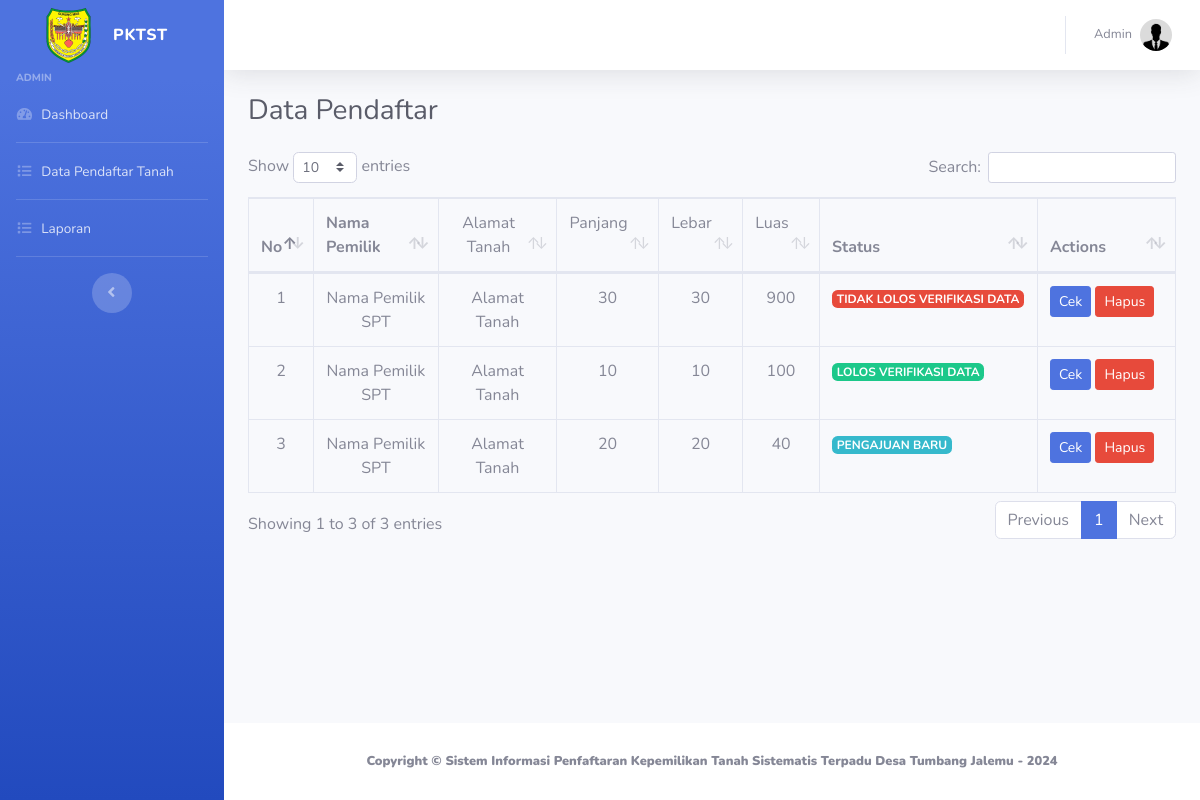
Page /admin/pendaftaran.php (signed in) on the committed database.
### tables this page shows
CREATE TABLE `verifikasi` (
  `id` int(11) NOT NULL,
  `nama_desa` varchar(45) NOT NULL,
  `nama_pemilik` varchar(45) NOT NULL,
  `tanggal_regis` date NOT NULL,
  `alamat_tanah` text NOT NULL,
  `panjang` int(50) NOT NULL,
  `lebar` int(50) NOT NULL,
  `luas` int(50) NOT NULL,
  `sertifikat` varchar(255) NOT NULL,
  `status` enum('Pengajuan Baru','Lolos Verifikasi','Tidak Lolos Verifikasi','Pendaftar Baru') NOT NULL DEFAULT 'Pendaftar Baru',
  `warga_id` int(11) NOT NULL,
  `tanggal_submit` timestamp NOT NULL DEFAULT current_timestamp() ON UPDATE current_timestamp(),
  `tanggal_verifikasi` date NOT NULL
);

### admin/pendaftaran_control.php (called while the page is built, shortened)
<?php
$all_warga = mysqli_query($koneksi, "SELECT warga.*, verifikasi.nama_desa,verifikasi.nama_pemilik,verifikasi.tanggal_regis,verifikasi.alamat_tanah,verifikasi.panjang,verifikasi.lebar,verifikasi.luas,verifikasi.sertifikat,verifikasi.status,verifikasi.warga_id,verifikasi.tanggal_submit,verifikasi.tanggal_verifikasi FROM warga, verifikasi WHERE warga.id = verifikasi.warga_id AND status<>'Pendaftar Baru' ORDER BY tanggal_submit DESC");
?>

### admin/pendaftaran.php (the view, shortened to what this page needs)
<?php include('../config/auto_load.php'); ?>
<?php include('pendaftaran_control.php'); ?>
<?php include('../template/header.php'); ?>
<div class="container-fluid">
  <h1 class="h3 mb-4 text-gray-800">Data Pendaftar</h1>
  <div class="row" id="overflow-x">
    <div class="col-md-12">
      <table id="data-tabel" class="table table-bordered table-hover" style="width:100%">
        <thead>
          <tr>
            <th align="center">No</th>
            <th align="center">Nama Pemilik</th>
            <td align="center">Alamat Tanah</td>
            <td align="center">Panjang</td>
            <td align="center">Lebar</td>
            <td align="center">Luas</td>
            <th align="center">Status</th>
            <th align="center" style="width: 15%;">Actions</th>
          </tr>
        </thead>
        <tbody>
          <?php
          $no = 1;
          while ($p = mysqli_fetch_array($all_warga)) { ?>
            <tr>
              <td align="center"><?= $no++ ?></td>
              <td align="center"><?= $p['nama_pemilik'] ?></td>
              <td align="center"><?= $p['alamat_tanah'] ?></td>
              <td align="center"><?= $p['panjang'] ?></td>
              <td align="center"><?= $p['lebar'] ?></td>
              <td align="center"><?= $p['luas'] ?></td>
              <?php
              if ($p['status'] == 'Pengajuan Baru') {
                $status = '<span class="badge badge-info">PENGAJUAN BARU</span>';
              } else if ($p['status'] == 'Lolos Verifikasi') {
                $status = '<span class="badge badge-success">LOLOS VERIFIKASI DATA</span>';
              } else if ($p['status'] == 'Tidak Lolos Verifikasi') {
                $status = '<span class="badge badge-danger">TIDAK LOLOS VERIFIKASI DATA</span>';
              }
              ?>
              <td><?= $status ?></td>
              <td>
                <a href="detailpendaftar.php?id=<?= $p['id'] ?>" class="btn btn-primary btn-sm mb-1">Cek</a>
                <a href="" class="btn btn-danger btn-sm mb-1" data-toggle="modal" data-target="#modalHapus_<?= $p['id'] ?>">Hapus</a>
              </td>
            </tr>
            <div class="modal fade" id="modalHapus_<?= $p['id'] ?>" tabindex="-1" role="dialog" aria-labelledby="exampleModalLabel" aria-hidden="true">
              <div class="modal-dialog" role="document">
                <div class="modal-content">
                  <div class="modal-body">
                    <p>Anda akan menghapus data pendaftar atas nama "<?= $p['nama'] ?>". <br>
                      <b> DATA AKAN DIHAPUS PERMANEN.<b>
                    </p>
                  </div>
                </div>
              </div>
            </div>
          <?php }
          ?>
        </tbody>
      </table>
    </div>
  </div>
</div>
<?php include('../template/footer.php'); ?>

### template/header.php (style rules this page uses)
#overflow-x { overflow-x: scroll; }

### rows in the picture
verifikasi: nama_pemilik "Nama Pemilik SPT", alamat_tanah "Alamat Tanah", panjang "30", lebar "30", luas "900", shows "TIDAK LOLOS VERIFIKASI DATA"
verifikasi: nama_pemilik "Nama Pemilik SPT", alamat_tanah "Alamat Tanah", panjang "10", lebar "10", luas "100", status "LOLOS VERIFIKASI DATA"
verifikasi: nama_pemilik "Nama Pemilik SPT", alamat_tanah "Alamat Tanah", panjang "20", lebar "20", luas "40", status "PENGAJUAN BARU"

### other values in the picture
$_SESSION['level'] "ADMIN"
$_SESSION['nama'] "Admin"
